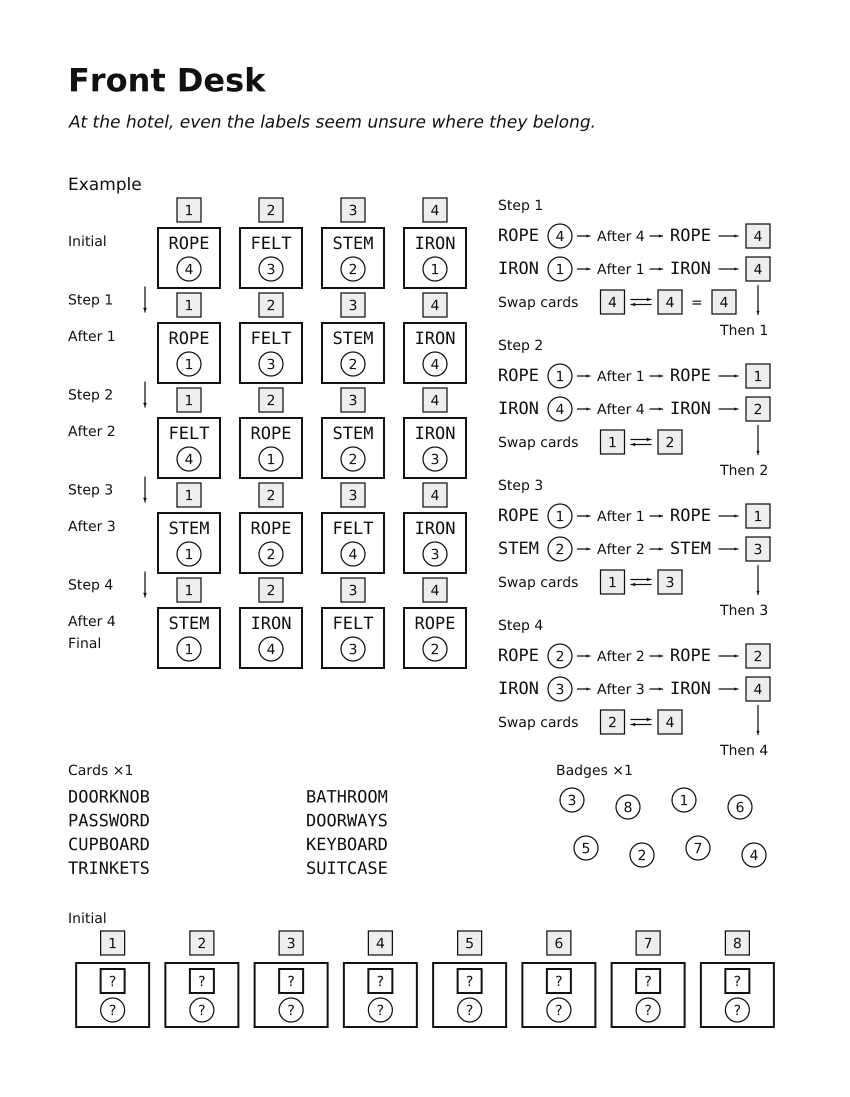
#> input picture tasks/logic-puzzles/front-desk/environment/images/01.png, 1700 x 2193 px, found by its file name (shown at 1/2 size)
$ python -i text_reader.py   (imports and definitions only)
#> lines starting #> are read from the running program, lines starting #| are printed output that depends on the picture
"""Read glyphs from the delivered rasters; no target transcript or answer lookup."""
from pathlib import Path
import json,math,re
import numpy as np
from PIL import Image
from .glyph_ocr import read,G,glyph
ROOT=Path(__file__).resolve().parent
REGIONS=json.loads((ROOT/'regions.json').read_text())
#> (reads tasks/logic-puzzles/front-desk/solution/solver_lib/regions.json from the repository)

def tight(a):
 y,x=np.where(a>.5)
 if not len(x):raise ValueError('empty glyph image')
 return a[y.min():y.max()+1,x.min():x.max()+1]
def token_template(word,size=34,face='sans'):
 a=np.zeros((int(size*1.5+5),int(size*len(word)+10)));x=0
 for c in word:
  ix=int(x);aa,adv=glyph(face,size,c,round(x-ix,2),0)
  a[:aa.shape[0],ix:ix+aa.shape[1]]=np.maximum(a[:aa.shape[0],ix:ix+aa.shape[1]],aa);x+=adv
 return tight(a)
def normalize(a):return np.asarray(Image.fromarray(np.uint8(np.clip(a,0,1)*255)).resize((160,40),Image.Resampling.BILINEAR))/255

def read_text(images):
#> called with images = '../../environment/images/01.png'
 arrays={f:np.asarray(Image.open(Path(images)/f).convert('L')) for f in ('01.png','02.png','03.png')}
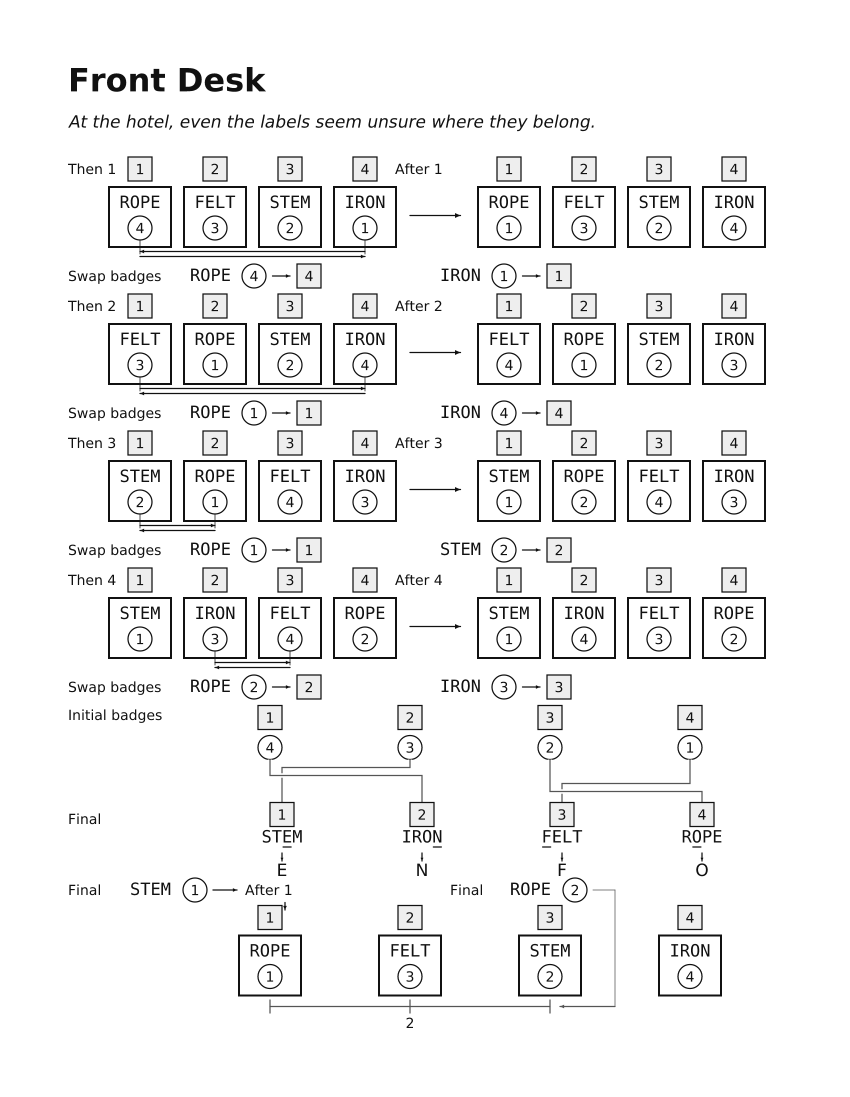
#> input picture tasks/logic-puzzles/front-desk/environment/images/02.png, 1700 x 2193 px, found by its file name (shown at 1/2 size)
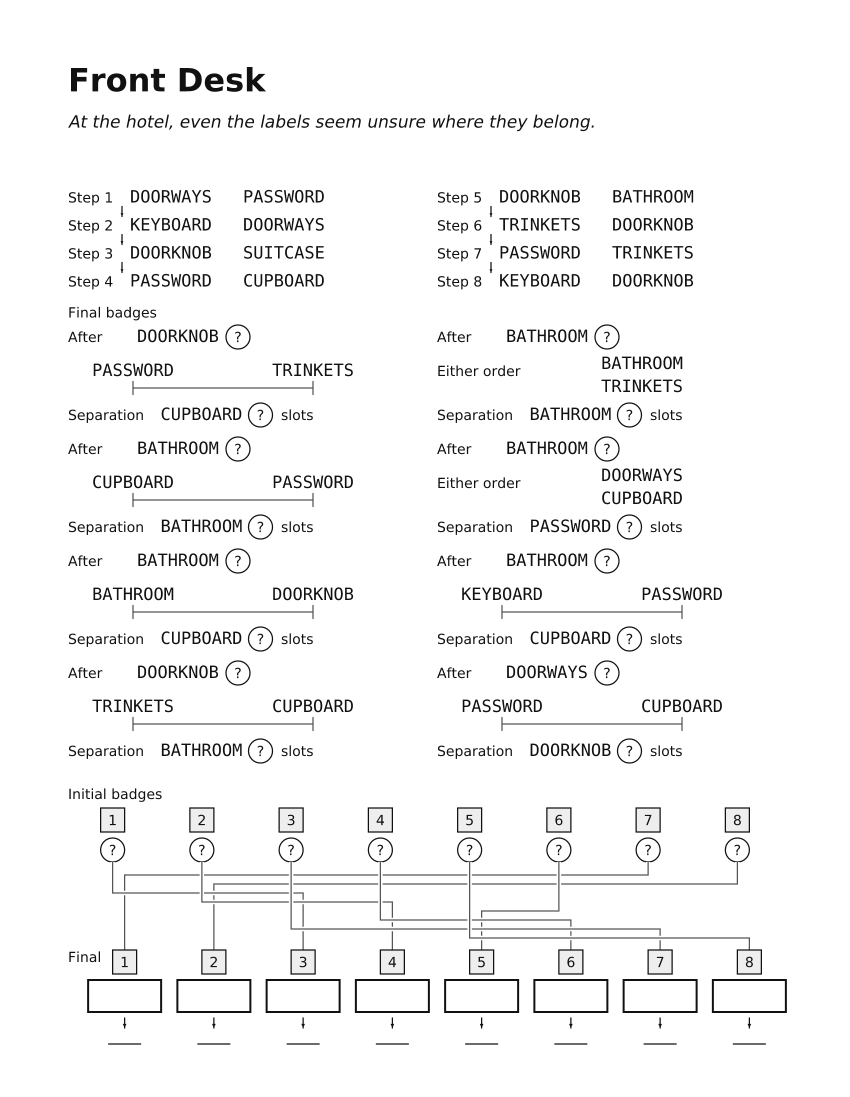
#> input picture tasks/logic-puzzles/front-desk/environment/images/03.png, 1700 x 2193 px, found by its file name (shown at 1/2 size)
#> arrays = 3 items
 results=[];labels=['Initial','Final','Initial badges','Final badges','Separation','Either order']+['Then '+str(i) for i in range(1,9)]
 templates={w:token_template(w,28) for w in labels}
 for rr in REGIONS:
  r=dict(rr)
  if r['box'] is None:
   r.update(observed=' ',glyph_height_px=None,must_read=False);results.append(r);continue
  a=arrays[r['image']]
  observed,scores=read(a,r['face'],r['size'],r['x'],r['y'],r['width'],r['italic'])
  err=max(scores,default=0)
  if r['size']==28 and r['face']=='sans' and err>.05:
   x,y,X,Y=r['box'];target=(255-a[y:Y,x:X])/238;nn=normalize(target)
   ranked=sorted((float(np.square(nn-normalize(t)).mean())+.025*abs(t.shape[1]-target.shape[1])+.025*abs(t.shape[0]-target.shape[0]),w) for w,t in templates.items())
   if ranked[0][0]<.15:observed=ranked[0][1];err=ranked[0][0]
  r.update(observed=observed,recognition_error=err);results.append(r)
 by={r['id']:r for r in results}
 names=[by['text_01_'+str(k)]['observed'] for k in range(137,145)]
 if len(set(names))!=8 or not all(re.fullmatch('[A-Z]{8}',s) for s in names):raise ValueError('Cannot recover eight distinct eight-letter names')
 for r in results:
  if r['box'] is None:continue
  if r['recognition_error']>.15:raise ValueError(f"Unrecognized text {r['id']}: {r['recognition_error']}")
  # Tight bounds are remeasured from the recognized width, allowing legal data
  # changes with different proportional letter widths.
  fw=G[r['face']];width=sum(fw['glyphs'][ch]['adv'] for ch in r['observed'])*r['size']/fw['units_per_em']
  rect=[math.floor(r['x']-2),math.floor(r['y']-.82*r['size']),math.ceil(r['x']+width+2),math.ceil(r['y']+.24*r['size'])]
  rx,ry,rX,rY=rect;ys,xs=np.where(arrays[r['image']][ry:rY,rx:rX]<128)
  if not len(xs):raise ValueError('Missing text ink '+r['id'])
  r['box']=[int(xs.min()+rx),int(ys.min()+ry),int(xs.max()+rx+1),int(ys.max()+ry+1)]
  # Native cap and digit ink measurements, not the nominal em size.
  heights=[];x=r['x'];f=G[r['face']];size=r['size'];bx,by,bX,bY=r['box']
  for ch in r['observed']:
   adv=f['glyphs'][ch]['adv']*size/f['units_per_em']
   if ch.isupper() or ch.isdigit() or ch=='?':
    lo=max(bx,math.floor(x));hi=min(bX,math.ceil(x+adv))
    if hi>lo:
     rows=np.flatnonzero((arrays[r['image']][by:bY,lo:hi]<128).any(1))
     if len(rows):heights.append(int(rows[-1]-rows[0]+1))
   x+=adv
  r['must_read']=bool(heights);r['glyph_height_px']=min(heights) if heights else None
  if heights and min(heights)<19:raise ValueError('Unreadable cap/digit: '+r['id'])
 return results

#> (the run stopped early here; a loop or call above may not have finished)
